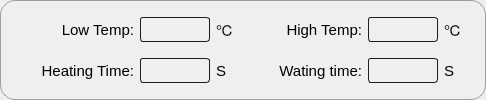
           <widget class="QGroupBox" name="groupBox_3">
            <property name="font">
             <font>
              <pointsize>11</pointsize>
             </font>
            </property>
            <property name="styleSheet">
             <string notr="true">QGroupBox{
	border:1px solid rgb(158, 158, 158);
	border-radius:15px;
}
QLineEdit{
	border:1px solid rgb(29, 29, 29);
	border-radius:3px;
	background-color: rgba(255, 255, 255, 0);
}</string>
            </property>
            <property name="title">
             <string/>
            </property>
            <layout class="QVBoxLayout" name="verticalLayout_7">
             <item>
              <layout class="QHBoxLayout" name="horizontalLayout_9">
               <item>
                <widget class="QLabel" name="label_15">
                 <property name="sizePolicy">
                  <sizepolicy hsizetype="Fixed" vsizetype="Preferred">
                   <horstretch>0</horstretch>
                   <verstretch>0</verstretch>
                  </sizepolicy>
                 </property>
                 <property name="minimumSize">
                  <size>
                   <width>122</width>
                   <height>0</height>
                  </size>
                 </property>
                 <property name="font">
                  <font>
                   <pointsize>11</pointsize>
                  </font>
                 </property>
                 <property name="text">
                  <string>Low Temp:</string>
                 </property>
                 <property name="alignment">
                  <set>Qt::AlignRight|Qt::AlignTrailing|Qt::AlignVCenter</set>
                 </property>
                </widget>
               </item>
               <item>
                <widget class="QLineEdit" name="lineEdit_balance_low_temp">
                 <property name="sizePolicy">
                  <sizepolicy hsizetype="Fixed" vsizetype="Fixed">
                   <horstretch>0</horstretch>
                   <verstretch>0</verstretch>
                  </sizepolicy>
                 </property>
                 <property name="minimumSize">
                  <size>
                   <width>0</width>
                   <height>25</height>
                  </size>
                 </property>
                 <property name="maximumSize">
                  <size>
                   <width>70</width>
                   <height>16777215</height>
                  </size>
                 </property>
                 <property name="font">
                  <font>
                   <pointsize>11</pointsize>
                  </font>
                 </property>
                </widget>
               </item>
               <item>
                <widget class="QLabel" name="label_16">
                 <property name="sizePolicy">
                  <sizepolicy hsizetype="Fixed" vsizetype="Preferred">
                   <horstretch>0</horstretch>
                   <verstretch>0</verstretch>
                  </sizepolicy>
                 </property>
                 <property name="minimumSize">
                  <size>
                   <width>30</width>
                   <height>0</height>
                  </size>
                 </property>
                 <property name="font">
                  <font>
                   <pointsize>11</pointsize>
                  </font>
                 </property>
                 <property name="text">
                  <string>℃</string>
                 </property>
                </widget>
               </item>
               <item>
                <widget class="QLabel" name="label_21">
                 <property name="minimumSize">
                  <size>
                   <width>110</width>
                   <height>0</height>
                  </size>
                 </property>
                 <property name="font">
                  <font>
                   <pointsize>11</pointsize>
                  </font>
                 </property>
                 <property name="text">
                  <string>High Temp:</string>
                 </property>
                 <property name="alignment">
                  <set>Qt::AlignRight|Qt::AlignTrailing|Qt::AlignVCenter</set>
                 </property>
                </widget>
               </item>
               <item>
                <widget class="QLineEdit" name="lineEdit_balance_high_temp">
                 <property name="sizePolicy">
                  <sizepolicy hsizetype="Fixed" vsizetype="Fixed">
                   <horstretch>0</horstretch>
                   <verstretch>0</verstretch>
                  </sizepolicy>
                 </property>
                 <property name="minimumSize">
                  <size>
                   <width>0</width>
                   <height>25</height>
                  </size>
                 </property>
                 <property name="maximumSize">
                  <size>
                   <width>70</width>
                   <height>16777215</height>
                  </size>
                 </property>
                 <property name="font">
                  <font>
                   <pointsize>11</pointsize>
                  </font>
                 </property>
                </widget>
               </item>
               <item>
                <widget class="QLabel" name="label_23">
                 <property name="sizePolicy">
                  <sizepolicy hsizetype="Fixed" vsizetype="Preferred">
                   <horstretch>0</horstretch>
                   <verstretch>0</verstretch>
                  </sizepolicy>
                 </property>
                 <property name="minimumSize">
                  <size>
                   <width>30</width>
                   <height>0</height>
                  </size>
                 </property>
                 <property name="font">
                  <font>
                   <pointsize>11</pointsize>
                  </font>
                 </property>
                 <property name="text">
                  <string>℃</string>
                 </property>
                </widget>
               </item>
              </layout>
             </item>
             <item>
              <layout class="QHBoxLayout" name="horizontalLayout_10">
               <item>
                <widget class="QLabel" name="label_24">
                 <property name="sizePolicy">
                  <sizepolicy hsizetype="Fixed" vsizetype="Preferred">
                   <horstretch>0</horstretch>
                   <verstretch>0</verstretch>
                  </sizepolicy>
                 </property>
                 <property name="minimumSize">
                  <size>
                   <width>122</width>
                   <height>0</height>
                  </size>
                 </property>
                 <property name="font">
                  <font>
                   <pointsize>11</pointsize>
                  </font>
                 </property>
                 <property name="text">
                  <string>Heating Time:</string>
                 </property>
                 <property name="alignment">
                  <set>Qt::AlignRight|Qt::AlignTrailing|Qt::AlignVCenter</set>
                 </property>
                </widget>
               </item>
               <item>
                <widget class="QLineEdit" name="lineEdit_balance_heating_time">
                 <property name="sizePolicy">
                  <sizepolicy hsizetype="Fixed" vsizetype="Fixed">
                   <horstretch>0</horstretch>
                   <verstretch>0</verstretch>
                  </sizepolicy>
                 </property>
                 <property name="minimumSize">
                  <size>
                   <width>0</width>
                   <height>25</height>
                  </size>
                 </property>
                 <property name="maximumSize">
                  <size>
                   <width>70</width>
                   <height>16777215</height>
                  </size>
                 </property>
                 <property name="font">
                  <font>
                   <pointsize>11</pointsize>
                  </font>
                 </property>
                </widget>
               </item>
               <item>
                <widget class="QLabel" name="label_25">
                 <property name="sizePolicy">
                  <sizepolicy hsizetype="Fixed" vsizetype="Preferred">
                   <horstretch>0</horstretch>
                   <verstretch>0</verstretch>
                  </sizepolicy>
                 </property>
                 <property name="minimumSize">
                  <size>
                   <width>30</width>
                   <height>0</height>
                  </size>
                 </property>
                 <property name="font">
                  <font>
                   <pointsize>11</pointsize>
                  </font>
                 </property>
                 <property name="text">
                  <string>S</string>
                 </property>
                </widget>
               </item>
               <item>
                <widget class="QLabel" name="label_27">
                 <property name="minimumSize">
                  <size>
                   <width>110</width>
                   <height>0</height>
                  </size>
                 </property>
                 <property name="font">
                  <font>
                   <pointsize>11</pointsize>
                  </font>
                 </property>
                 <property name="text">
                  <string>Wating time:</string>
                 </property>
                 <property name="alignment">
                  <set>Qt::AlignRight|Qt::AlignTrailing|Qt::AlignVCenter</set>
                 </property>
                </widget>
               </item>
               <item>
                <widget class="QLineEdit" name="lineEdit_balance_wating_time">
                 <property name="sizePolicy">
                  <sizepolicy hsizetype="Fixed" vsizetype="Fixed">
                   <horstretch>0</horstretch>
                   <verstretch>0</verstretch>
                  </sizepolicy>
                 </property>
                 <property name="minimumSize">
                  <size>
                   <width>0</width>
                   <height>25</height>
                  </size>
                 </property>
                 <property name="maximumSize">
                  <size>
                   <width>70</width>
                   <height>16777215</height>
                  </size>
                 </property>
                 <property name="font">
                  <font>
                   <pointsize>11</pointsize>
                  </font>
                 </property>
                </widget>
               </item>
               <item>
                <widget class="QLabel" name="label_28">
                 <property name="sizePolicy">
                  <sizepolicy hsizetype="Fixed" vsizetype="Preferred">
                   <horstretch>0</horstretch>
                   <verstretch>0</verstretch>
                  </sizepolicy>
                 </property>
                 <property name="minimumSize">
                  <size>
                   <width>30</width>
                   <height>0</height>
                  </size>
                 </property>
                 <property name="font">
                  <font>
                   <pointsize>11</pointsize>
                  </font>
                 </property>
                 <property name="text">
                  <string>S</string>
                 </property>
                </widget>
               </item>
              </layout>
             </item>
            </layout>
           </widget>
